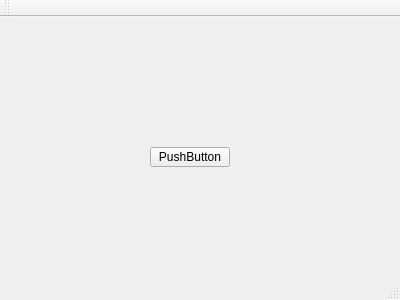
<?xml version="1.0" encoding="UTF-8"?>
<ui version="4.0">
 <class>MainWindow</class>
 <widget class="QMainWindow" name="MainWindow">
  <property name="geometry">
   <rect>
    <x>0</x>
    <y>0</y>
    <width>400</width>
    <height>300</height>
   </rect>
  </property>
  <property name="windowTitle">
   <string>MainWindow</string>
  </property>
  <widget class="QWidget" name="centralWidget">
   <widget class="QPushButton" name="pushButton">
    <property name="geometry">
     <rect>
      <x>150</x>
      <y>130</y>
      <width>80</width>
      <height>20</height>
     </rect>
    </property>
    <property name="text">
     <string>PushButton</string>
    </property>
   </widget>
  </widget>
  <widget class="QMenuBar" name="menuBar">
   <property name="geometry">
    <rect>
     <x>0</x>
     <y>0</y>
     <width>400</width>
     <height>22</height>
    </rect>
   </property>
  </widget>
  <widget class="QToolBar" name="mainToolBar">
   <attribute name="toolBarArea">
    <enum>TopToolBarArea</enum>
   </attribute>
   <attribute name="toolBarBreak">
    <bool>false</bool>
   </attribute>
  </widget>
  <widget class="QStatusBar" name="statusBar"/>
 </widget>
 <layoutdefault spacing="6" margin="11"/>
 <resources/>
 <connections/>
</ui>
